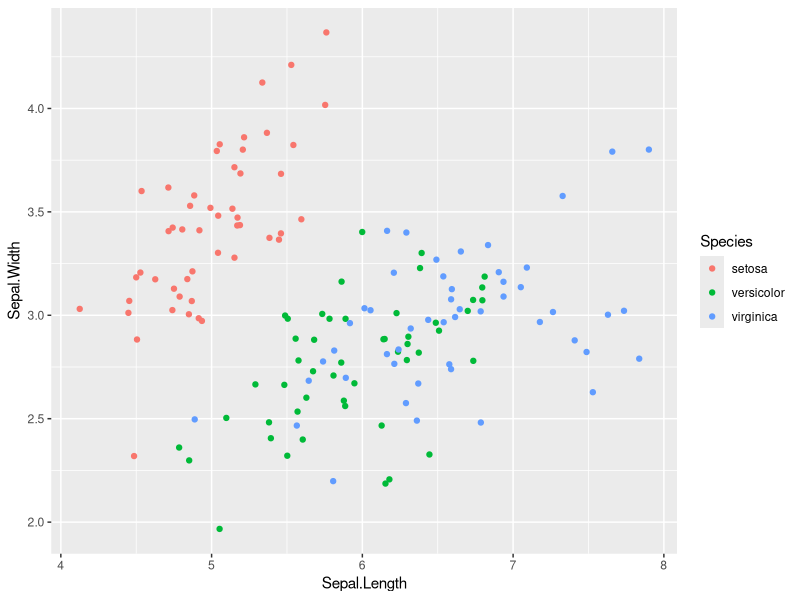
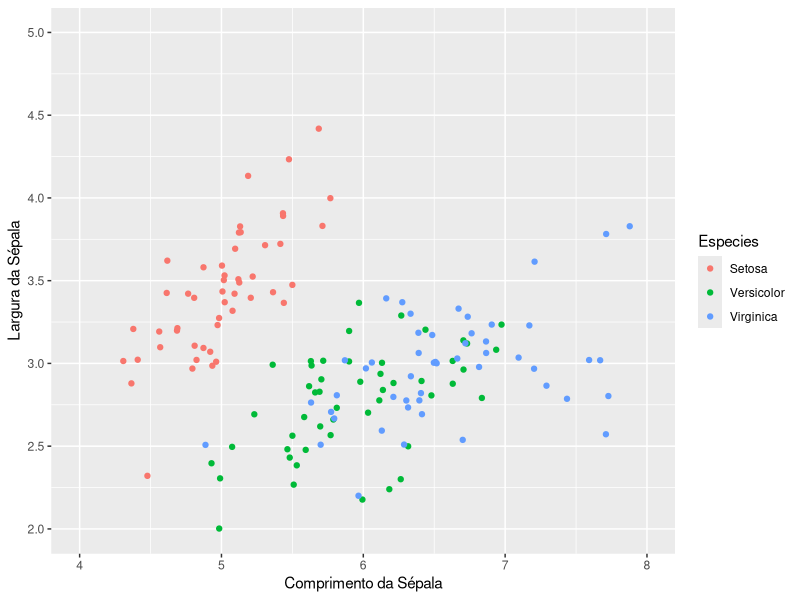
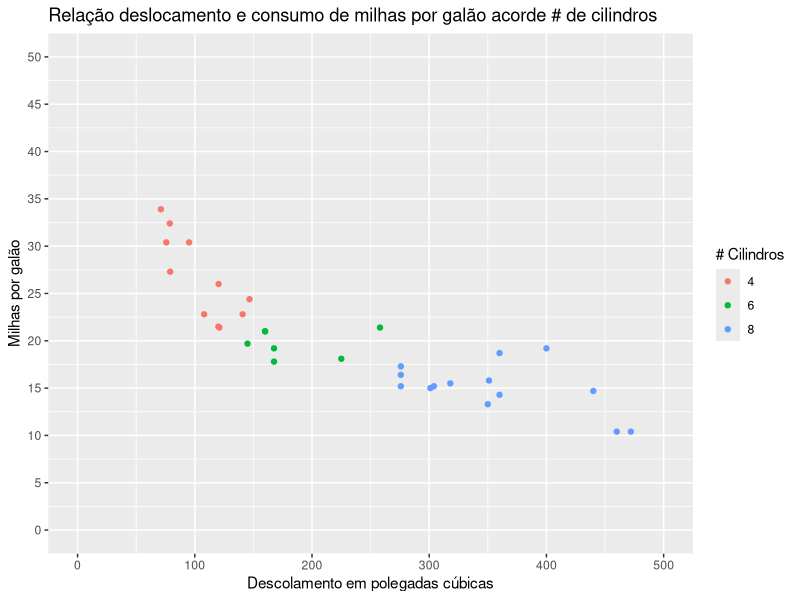
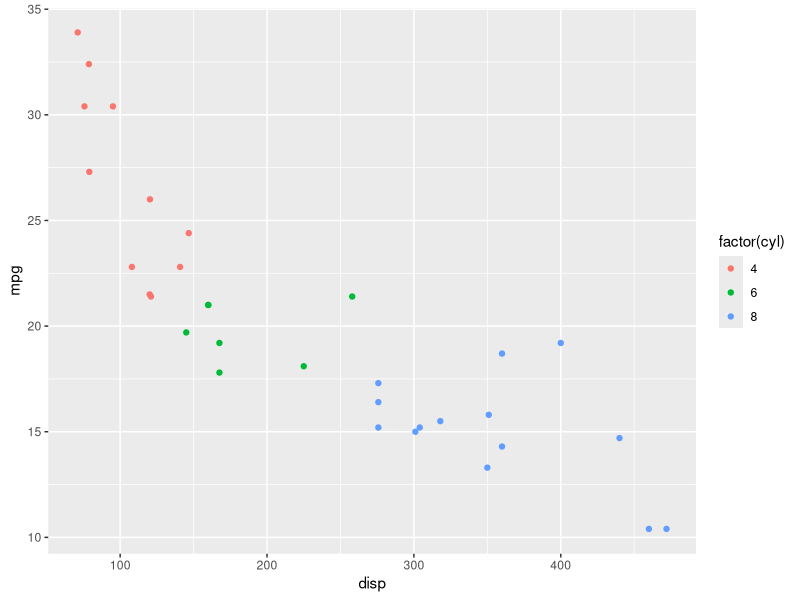
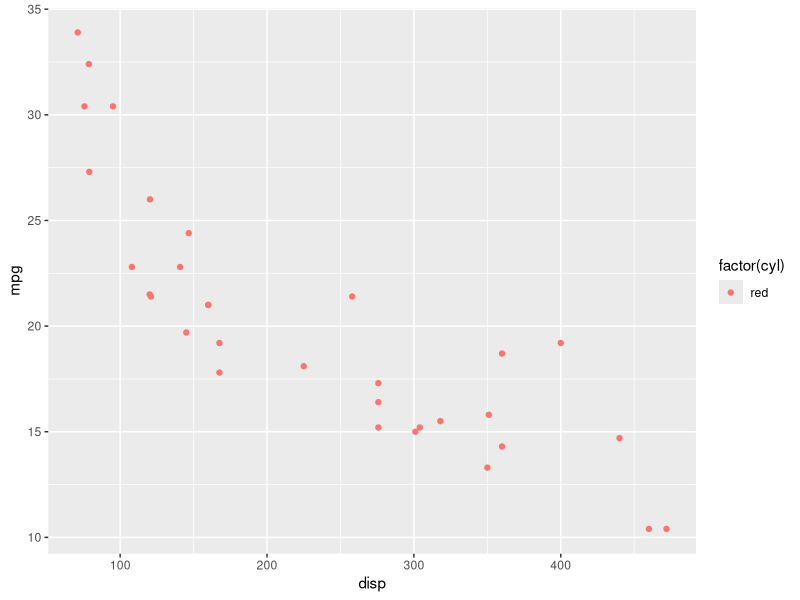
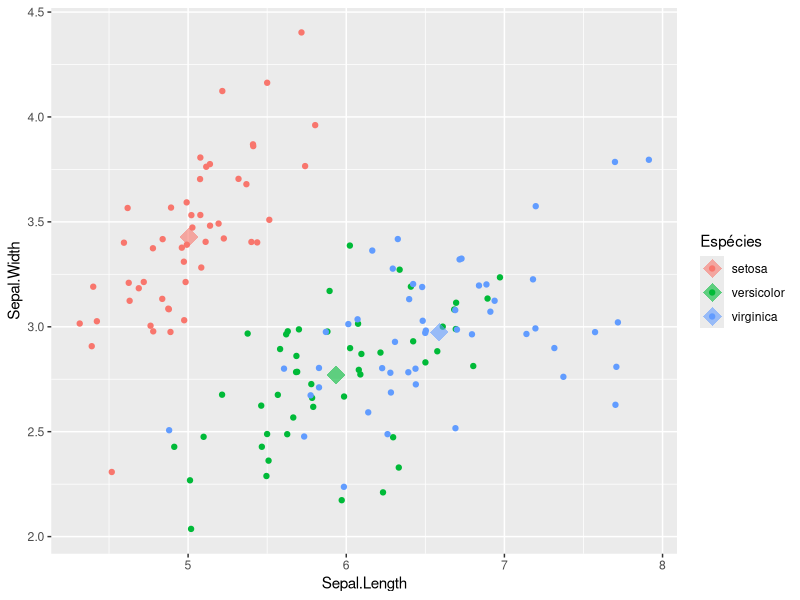
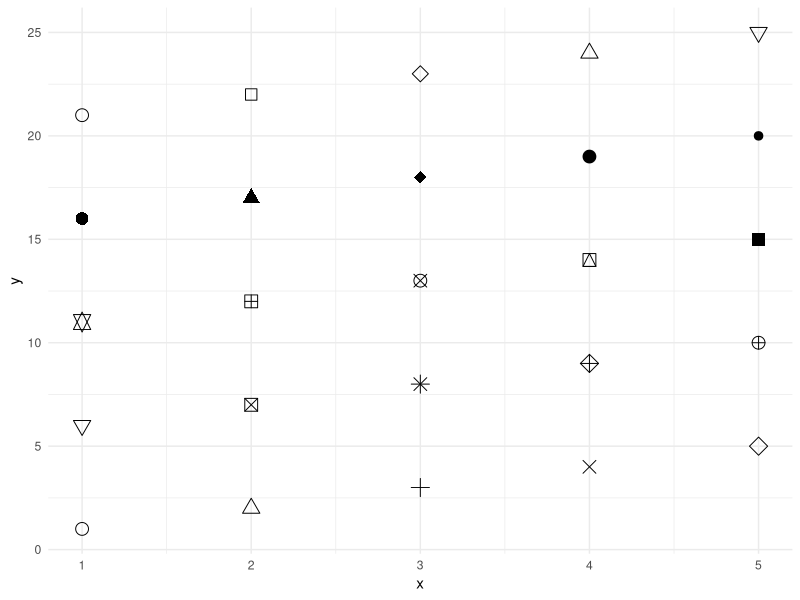
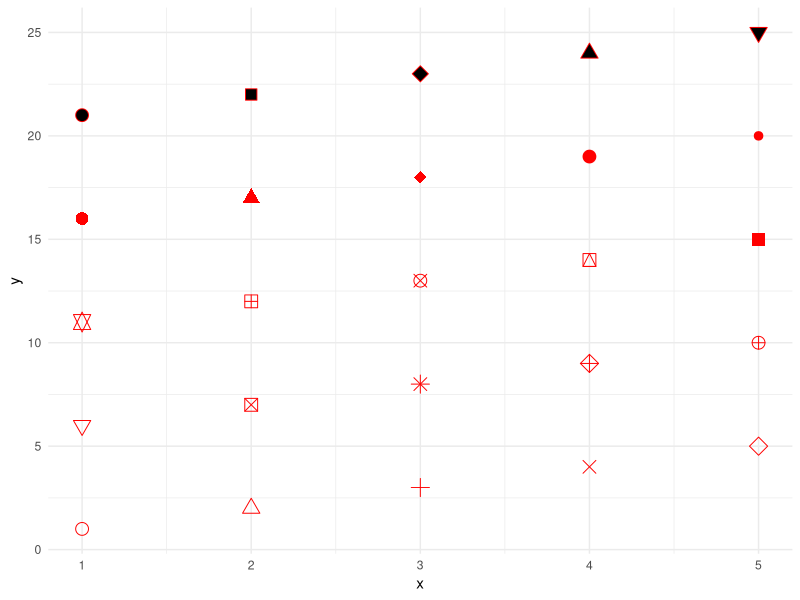

These figures' R source, in order:
## ---- chunk 1
knitr::opts_chunk$set(echo = TRUE)
library(tidyverse)
## ---- chunk 2
posn.j <- position_jitter(width = 0.2)

ggplot(iris, aes(x = Sepal.Length, y = Sepal.Width, col = Species)) +
  geom_point(position = posn.j)
## ---- chunk 3
# as primeiras duas camadas são as básicas de plotagem, com dados e geometria
ggplot(iris, aes(x = Sepal.Length, y = Sepal.Width, col = Species)) +
    geom_point(position = "jitter")                                 +

# esta camada controla a apariência do eixo "x", se estabelece o nome do eixo,  os limites, assim como o intervalo em que serão colocadas as etiquetas (breaks)
      scale_x_continuous("Comprimento da Sépala", 
                         limits = c(4, 8),
                         breaks = seq(4, 8, 1))                     +

# esta camada controla o eixo "y", nome, limites e intervalos      
      scale_y_continuous("Largura da Sépala", 
                         limits = c(2, 5),
                         breaks = seq(2, 5, 0.5))                   +

  # esta camada controla a apariência da escala de cores, de tipo discreta. Coloca nome na legenda e nas categorias       
      scale_color_discrete("Especies",labels = c("Setosa", "Versicolor", "Virginica"))

## ---- chunk 4
# Solução Exercício 01.
# primeira camada, dados e mapeamento de variáveis, cor pelo cilindro
ggplot(mtcars, aes(x=disp, y = mpg, col = factor(cyl)))             +

# segunda camada, pontos
    geom_point()                                                    +

# terceira camada, título
      labs(title = "Relação deslocamento e consumo de milhas por galão acorde # de cilindros") +

# quarta camada, escala no eixo "x", contínua, define os limites e os intervalos
      scale_x_continuous("Descolamento em polegadas cúbicas", 
                       limits = c(0,500), 
                       breaks = seq(0,500,100))                     +

# quinta camada, escala no eixo "y", contínua, define os limites e os intervalos
      scale_y_continuous("Milhas por galão", 
                       limits = c(0,50), 
                       breaks = seq(0,50,5))                        +
# sexta camada, escala de cor discreta com nome
        scale_color_discrete("# Cilindros")
## ---- chunk 5
# primeiro gráfico, a cor está definida globalmente acorde factor(cyl)
ggplot(mtcars, aes(x=disp, y = mpg, col = factor(cyl)))             +
  geom_point() 

# segundo gráfico, a cor está definida na camada da geometria e tem prioridade...
ggplot(mtcars, aes(x=disp, y = mpg, col = factor(cyl)))             +
  geom_point(aes(col = "red")) 
## ---- chunk 6
iris.resumo <- aggregate(iris[1:4], by = list(iris$Species), mean)

# para evitar conflitos de nomes na determinação das cores, colocamos o nome
names(iris.resumo)[1] <- "Species"

iris.resumo
## ---- chunk 7
# primeira camada com a definição dos dados e cor
ggplot(iris, aes(x = Sepal.Length, y = Sepal.Width, col = Species))       +

#segunda camada, apenas pontos, estética determinada globalmente
  geom_jitter()                                                           +

# terceira camada, definimos os dados, tamanho e etiqueta
     geom_point(data = iris.resumo, shape = 18, size = 6, alpha = 0.6)    +

# quarta camada com o nome da legenda
            scale_color_discrete("Espécies")
## ---- chunk 8
# gráfico das 25 formas diferentes
df2 <- data.frame(x = 1:5 , y = 1:25, z = 1:25)
s <- ggplot(df2, aes(x, y))

# primeiro grafico todos com cor preto e tamanho 4
s + geom_point(aes(shape = z), size = 4) +
  scale_shape_identity() +
    theme_minimal()

# simbolos 20-25 tem também borda e preenchimento de cor
s + geom_point(aes(shape = z), size = 4, colour = "Red", fill = "Black") +
  scale_shape_identity() +
    theme_minimal()

## ---- chunk 9
# Solução Exercício 02
# cálculo das médias
mtcars.resumo <- aggregate(mtcars[,c(1,7)], by = list(mtcars$gear), mean)

# para evitar conflitos de nomes na determinação das cores, colocamos o nome "gear"
names(mtcars.resumo)[1] <- "gear"

# olhe o resumo
mtcars.resumo

# gráfico
# primeira camada com a definição dos dados e cor
ggplot(mtcars, aes(x = mpg, y = qsec, col = factor(gear)) )             +

#segunda camada, apenas pontos com separação jitter, estética determinada globalmente
  geom_jitter()                                                         +

# terceira camada, definimos os dados, tamanho e etiqueta
    geom_point(data = mtcars.resumo, 
               shape = 18, 
               size  = 6, 
               alpha = 0.5)                                             +

# quarta camada com o nome da legenda
           scale_color_discrete("Marchas")                              +
  
# titulos
  labs(title = "Relação milha por galão e qsec acorde tipo de marchas") +
  
  theme_classic()
## ---- chunk 10
# crio um vetor com o nome dos meses
nome.meses <- c("Jan", "Fev", "Mar", "Abril","Mai", "Jun", "Jul", "Ago", "Set", "out", "Nov", "Dez")

# crio o dataframe, com os meses, as cidades e as temperaturas
media.temp <- data.frame(meses = factor((nome.meses), levels = nome.meses),
                         cidades = rep(c("Porto Alegre,RS", "Rio de Janeiro,RJ", "Teresina,PI"), each = 12),
                         temp = c(24.8,	24.0,	21.8,	18.6,	15.8,	14.7,	14.9,	16.3,	18.2,	20.5,	22.7, 21.6,
                                  26.1,	26.0,	25.2,	23.6,	21.8,	20.9,	20.6,	21.0,	21.7,	22.5,	23.8,	24.6,
                                  26.8,	26.5,	27.0,	26.9,	26.8,	26.8,	26.9,	28.2,	29.2,	29.3,	29.0,	28.0))
head(media.temp)

# gráfico do dataframe, primeiro os dados e mapeamento de variáveis
ggplot(media.temp, aes(x = meses, y = temp, group = cidades, color = cidades)) +
# adiciona pontos
    geom_point(size = 1.3)                                                       + 
# adiciona linha entre pontos
      geom_line(size = 1)                                                        +
# adiciona titulos e tema
        labs(title    = "Temperatura média anual em 3 capitais de estados",
             subtitle = "Fonte: www.pt.climate-data.org - Jul2017",
             caption  =  "Oficina AED - II")           +
          theme_minimal()

## ---- chunk 11
# Solução Exercício 03
# gráfico do dataframe, primeiro os dados e mapeamento de variáveis
ggplot(media.temp, aes(x = meses, y = temp, group = cidades, color = cidades))   +

# adiciona pontos
    geom_point(size = 1.3)                                                       + 

# adiciona linha entre pontos, tamanha 1 e tipo 4
      geom_line(size = 1)                                                        +

# adiciona linha suave sem intervalo de confiança
        geom_smooth(se = F, linetype = 4)                                        +

# adiciona titulos e tema
        labs(title    = "Temperatura média anual em 3 capitais de estados com linha de regressão",
             subtitle = "Fonte: www.pt.climate-data.org - Jul2017",
             caption  =  "Oficina AED - II")                                     +
          theme_minimal()

## ---- chunk 12
# grafico de série temporal
head(economics)

# uma e duas variáveis 
ggplot(economics, aes(date, psavert))          + 
  geom_line(aes(col = "blue"))                 +
    geom_line(aes(date, uempmed, col = "red")) +
  # quarta camada com o nome da legenda
      scale_color_discrete("Séries", 
                           labels = c("uempmed", "psavert"))

# diversas variáveis, note a compatibilização das variáveis para ter o eixo comumy entre 0 e 1
ggplot(economics_long, aes(date, value01, colour = variable)) +
  geom_line() +
    theme_minimal()


## ---- chunk 13
# usando ggfortify
library(ggfortify)
autoplot(sunspot.year, ts.colour = 'red', ts.linetype = 'dashed') +
  labs(title = " Manchas solares anuais desde 1700")              +
    scale_x_continuous("Anos", 
                         limits = c(1700, 2000),
                         breaks = seq(1700, 2000, 25))            +
    theme_bw()
## ---- chunk 14
# Solução do exercício 04
# usando broom
library(broom)
autoplot(sunspot.year, ts.colour = 'red', ts.linetype = 'dashed') +
  labs(title = " Manchas solares anuais desde 1700")              +

# esta camada controla o eixo "y", nome, limites e intervalos
      scale_x_continuous("Anos", 
                         limits = c(1700, 2000),
                         breaks = seq(1700, 2000, 25))            +

# esta camada controla o eixo "y", nome, limites e intervalos      
      scale_y_continuous("Número de manchas", 
                         limits = c(0, 200),
                         breaks = seq(0, 200, 25))                +

      theme_bw()

## ---- chunk 15
library(ggfortify)
# a série que tem formato de dataframe é transformada em objeto R "Time-Series"

# gráfico separado por variável
eco <- ts(economics)

# facets
autoplot(eco[,2:5], facets = T)

# eixo unificado
autoplot(eco[,2:5], facets = F)
## ---- chunk 16
sessionInfo()
